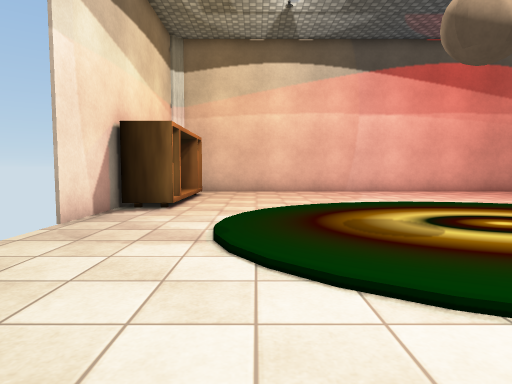
[1] (above)

17 first-person views from a walk through a 3-D level made in the Unity game engine. The camera is 1.2 m above the floor, tilts 4° down and sees 75° across. The floor is counted in squares, 1 m on a side. Each view is taken from the middle of a square. On the plan, view 1 faces up. The plan holds only what a view shows up to about 14 squares ahead; the rest is blank. Some surface patterns are stand-ins.

[2]
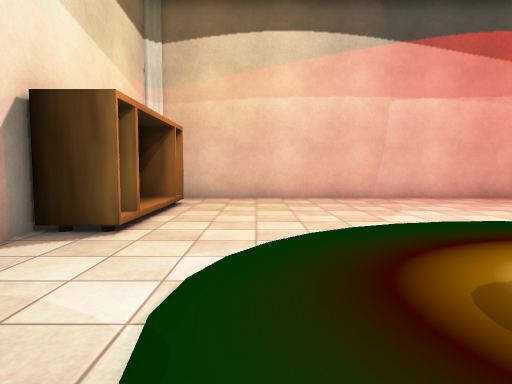

[3]
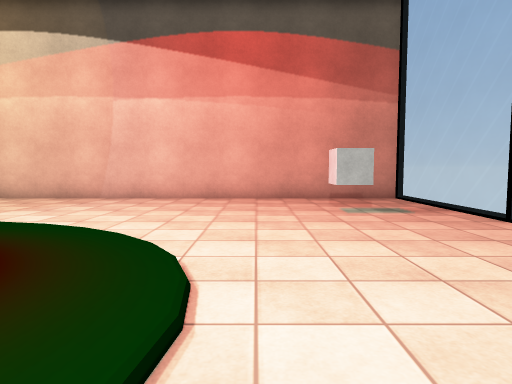

[4]
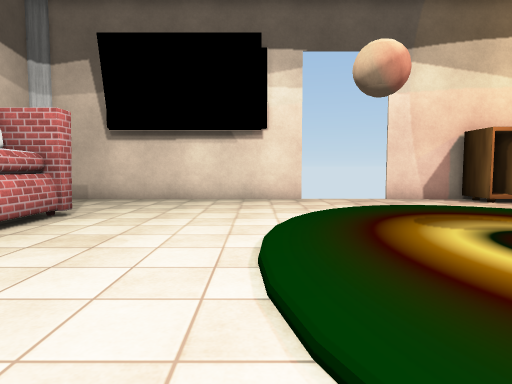

[5]
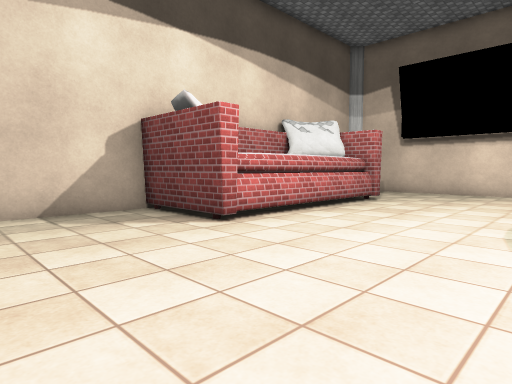

[6]
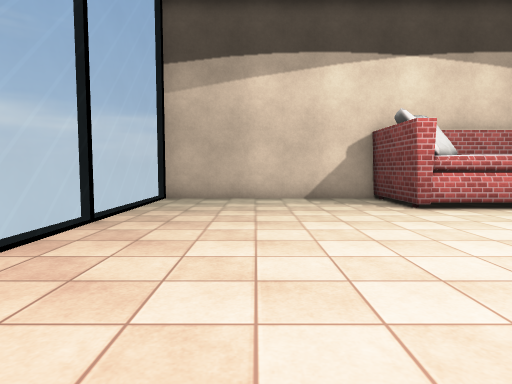

[7]
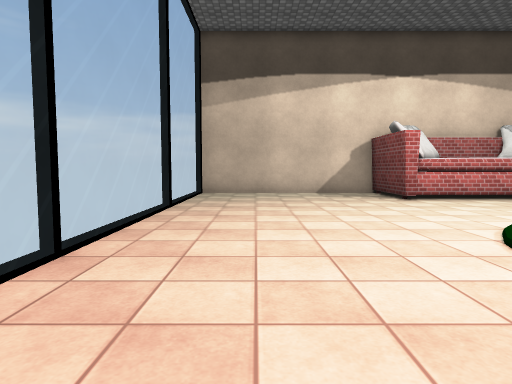

[8]
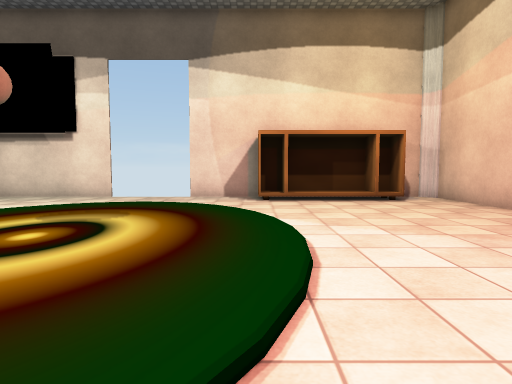

[9]
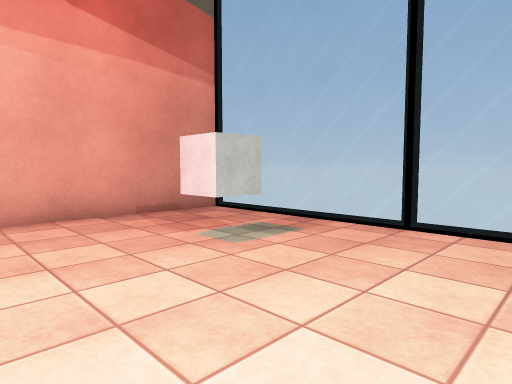

[10]
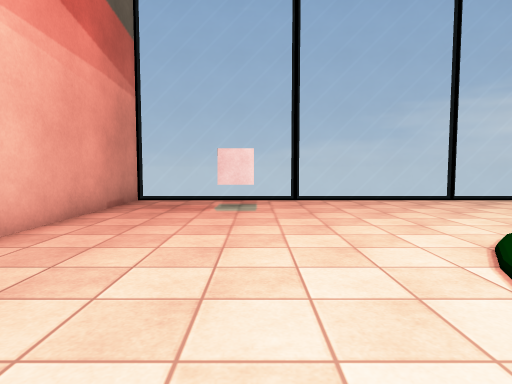

[11]
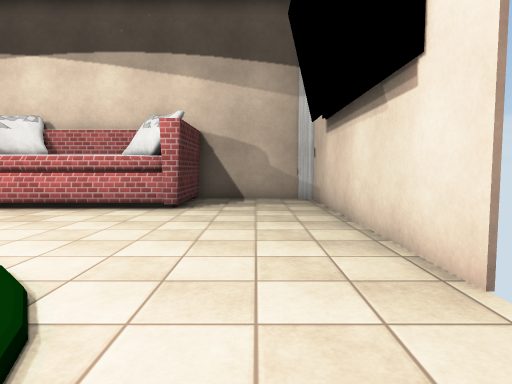

[12]
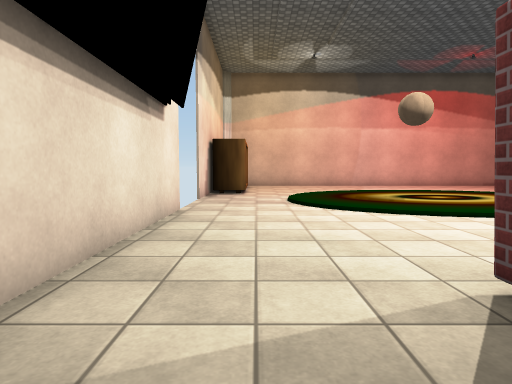

[13]
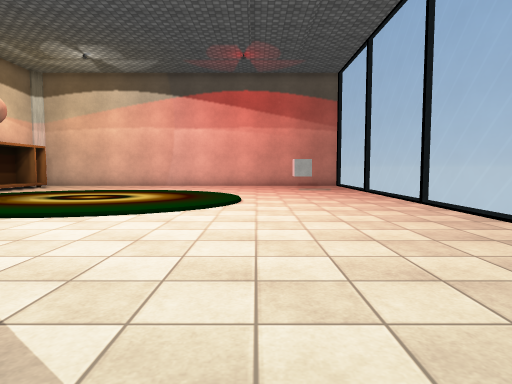

[14]
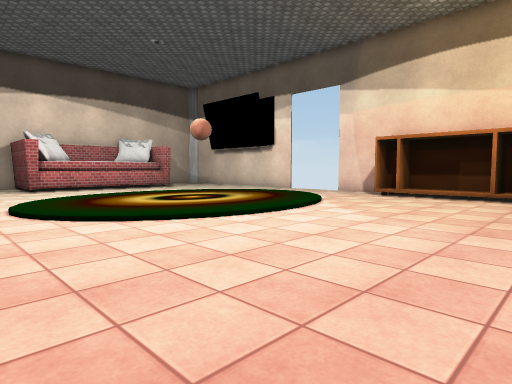

[15]
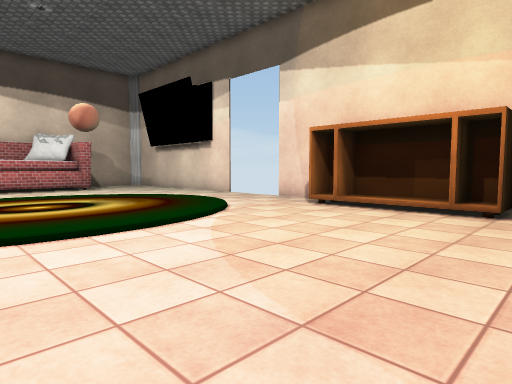

[16]
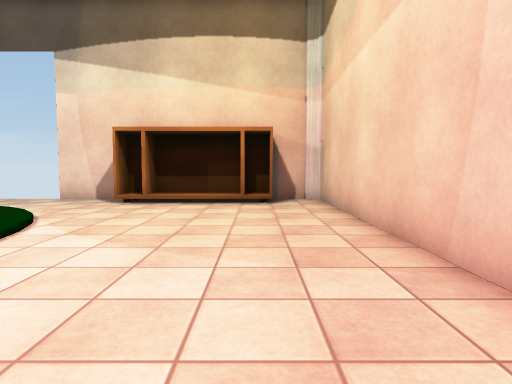

[17]
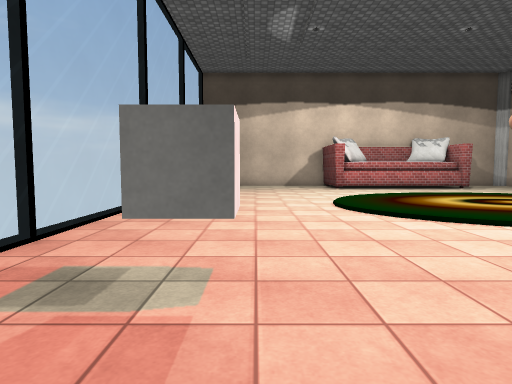

### Floor plan
Key: @ floor where view 1 was taken; # wall or solid block; . main floor; : floor 0.25 m higher than the main floor; / step, stairs or slope; = window, fence, low wall or low ledge; ^ raised ledge; C cube; O other object.
Columns run from 4 left of view 1 to 17 right of it. Each row starts with its distance up from view 1.
 18 ######################
 17 #....................=
 16 ##...................=
 15 #O...................=
 14 #:...............CC..=
 13 #:...............CC..=
 12 #:...................=
 11 OO...................=
 10 #O..../:::::.........=
  9 #.../::::::::/.......=
  8 #...:::::::::::......=
  7 ....:::::::::::......=
  6 ....:::::::::::......=
  5 ....:::::::::::......=
  4 ..../:::::::::.......=
  3 #..../::::::/........=
  2 #.......////.........=
  1 #....................=
  0 #...@................=
 -1 #....................=
 -2 #....................=
 -3 #...###^^^^##........=
 -4 #...##     ##........=
 -5 #...#      ##........=
 -6 #...#       #........=
 -7 #####       ##########

Where each view was taken, in squares from view 1:
view 1: 0 up, 0 right, facing up
view 2: 4 up, 0 right, facing up
view 3: 4 up, 11 right, facing up
view 4: 2 up, 9 right, facing left
view 5: 3 up, 13 right, facing down-left
view 6: 7 up, 13 right, facing down
view 7: 10 up, 14 right, facing down
view 8: 10 up, 10 right, facing left
view 9: 9 up, 10 right, facing up-right
view 10: 13 up, 4 right, facing right
view 11: 7 up, 2 left, facing down
view 12: 6 down, 2 left, facing up
view 13: 6 down, 11 right, facing up
view 14: 17 up, 12 right, facing down-left
view 15: 17 up, 7 right, facing down-left
view 16: 15 up, 9 right, facing left
view 17: 17 up, 13 right, facing down
